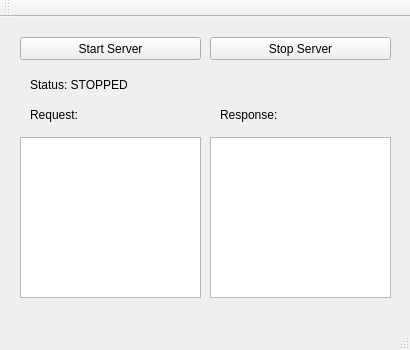
<?xml version="1.0" encoding="UTF-8"?>
<ui version="4.0">
 <class>MainWindow</class>
 <widget class="QMainWindow" name="MainWindow">
  <property name="geometry">
   <rect>
    <x>0</x>
    <y>0</y>
    <width>410</width>
    <height>350</height>
   </rect>
  </property>
  <property name="windowTitle">
   <string>Named Pipe Server</string>
  </property>
  <widget class="QWidget" name="centralWidget">
   <widget class="QTextEdit" name="textEditRequest">
    <property name="geometry">
     <rect>
      <x>20</x>
      <y>120</y>
      <width>181</width>
      <height>161</height>
     </rect>
    </property>
   </widget>
   <widget class="QPushButton" name="pushButtonStartServer">
    <property name="geometry">
     <rect>
      <x>20</x>
      <y>20</y>
      <width>181</width>
      <height>23</height>
     </rect>
    </property>
    <property name="text">
     <string>Start Server</string>
    </property>
   </widget>
   <widget class="QPushButton" name="pushButtonStopServer">
    <property name="geometry">
     <rect>
      <x>210</x>
      <y>20</y>
      <width>181</width>
      <height>23</height>
     </rect>
    </property>
    <property name="text">
     <string>Stop Server</string>
    </property>
   </widget>
   <widget class="QTextEdit" name="textEditResponse">
    <property name="geometry">
     <rect>
      <x>210</x>
      <y>120</y>
      <width>181</width>
      <height>161</height>
     </rect>
    </property>
   </widget>
   <widget class="QLabel" name="label">
    <property name="geometry">
     <rect>
      <x>30</x>
      <y>90</y>
      <width>61</width>
      <height>16</height>
     </rect>
    </property>
    <property name="text">
     <string>Request:</string>
    </property>
   </widget>
   <widget class="QLabel" name="label_2">
    <property name="geometry">
     <rect>
      <x>220</x>
      <y>90</y>
      <width>61</width>
      <height>16</height>
     </rect>
    </property>
    <property name="text">
     <string>Response:</string>
    </property>
   </widget>
   <widget class="QLabel" name="labelServerStatus">
    <property name="geometry">
     <rect>
      <x>30</x>
      <y>60</y>
      <width>111</width>
      <height>16</height>
     </rect>
    </property>
    <property name="text">
     <string>Status: STOPPED</string>
    </property>
   </widget>
  </widget>
  <widget class="QMenuBar" name="menuBar">
   <property name="geometry">
    <rect>
     <x>0</x>
     <y>0</y>
     <width>410</width>
     <height>21</height>
    </rect>
   </property>
  </widget>
  <widget class="QToolBar" name="mainToolBar">
   <attribute name="toolBarArea">
    <enum>TopToolBarArea</enum>
   </attribute>
   <attribute name="toolBarBreak">
    <bool>false</bool>
   </attribute>
  </widget>
  <widget class="QStatusBar" name="statusBar"/>
 </widget>
 <layoutdefault spacing="6" margin="11"/>
 <resources/>
 <connections/>
</ui>
